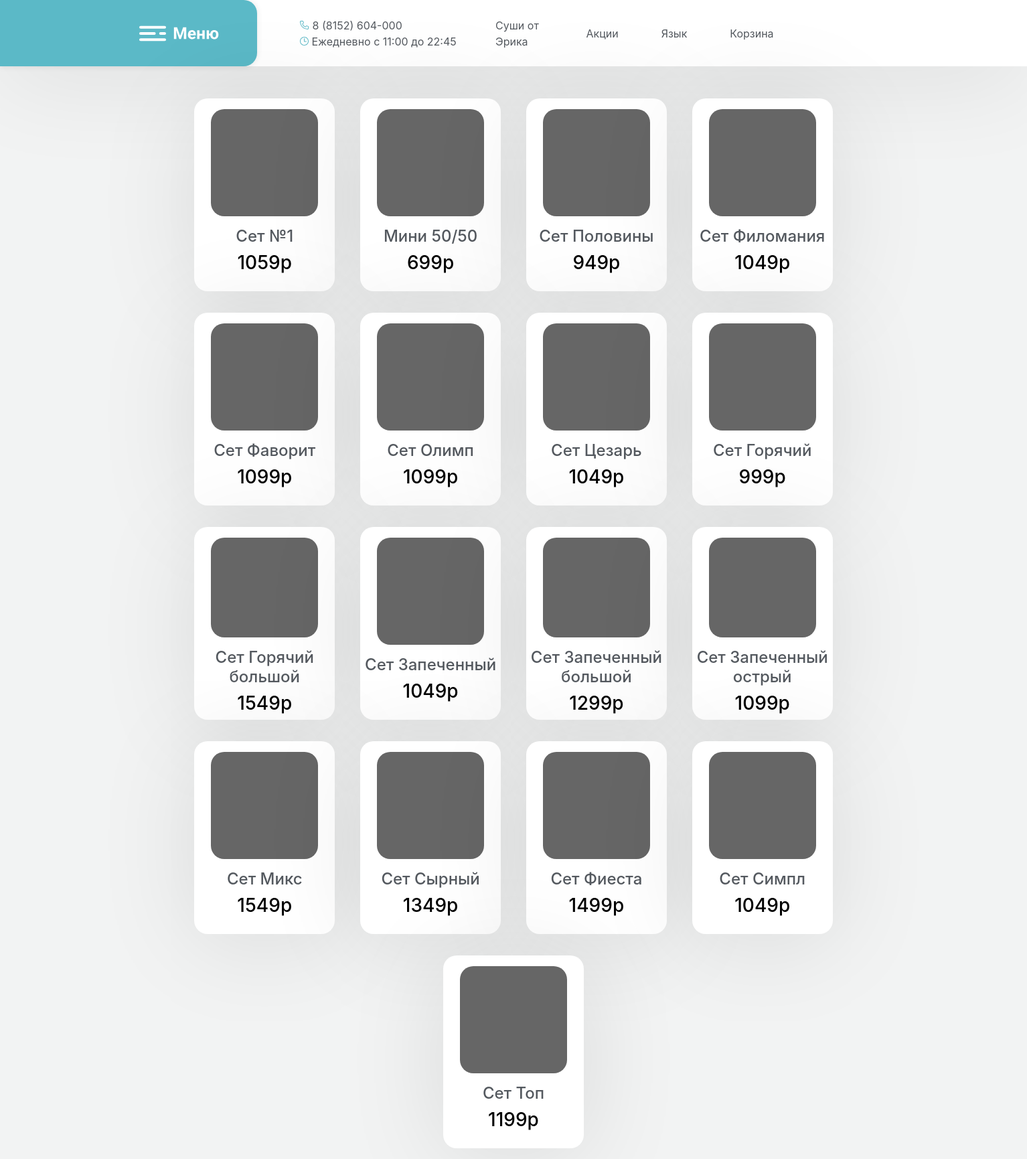
The page /category/3 on the database its author committed.
### index.py (models this page shows)
class Food(db.Model):
    id = db.Column(db.Integer, primary_key=True)
    name = db.Column(db.String, nullable=False)
    price = db.Column(db.Integer, nullable=False)

### index.py (the view)
@app.route("/category/<int:category_id>")
def show_category(category_id):
    category = db.session.query(Categories).filter_by(id=category_id).first_or_404()
    foods_ids = json.loads(category.food_list)
    food_list = db.session.query(Food).filter(Food.id.in_(foods_ids)).all()
    return render_template("category.html", food_list=food_list, category_name=category.name)

### templates/category.html (shortened to what this page needs)
{% extends 'base.html' %}
{% block body %}
<main>
<section class="row-objects">
	{% for j in range(0, food_list|length) %}
	<div class="list-object list-object-parent" onClick="document.location='/meal/{{ food_list[j].id }}'">
		<div class="list-object-category" style="background-image: url('..//static/media/s_{{ food_list[j].id }}.jpg');">
		</div>
		<div> <h4> {{ food_list[j].name }} </h4> </div>
		<div style="color: #000"> <h3> {{ food_list[j].price }}p </h3> </div>
	</div>
	{% endfor %}
</section>
</main>
{% endblock %}

### static/css/style.css (style rules this page uses)
body { background-color: #f2f3f3; color: #54595F; margin: 0; padding: 0; width: 100vw; height: 100vh; font-size: 16px !important; }
main { width: 65%; margin-left: auto; margin-right: auto; }
.row-objects { margin: 20px auto; display: flex; justify-content: space-evenly; align-items: center; flex-wrap: wrap; }
.list-object { box-shadow: 0 0px 10px rgba(0,0,0,0.1); background-color: #666; width: 210px; height: 210px; border-radius: 20px; text-align: center; margin: 1em 1em; }

### templates/category.html (style rules this page uses)
.list-object-parent { display: flex; flex-direction: column; cursor: pointer; height: 18em; background-color: #fff; box-shadow: 0 10px 150px rgba(0,0,0,0.1); align-items: center; }
.list-object-category { background-color: #666; width: 10em; height: 10em; border-radius: 20px;  margin-left: 0; margin-right: 0; margin-top: 1em; margin-bottom: 1em; background-size: cover; }

### rows shown on the page
Food: name "Сет №1", price "1059"
Food: name "Мини 50/50", price "699"
Food: name "Сет Половины", price "949"
Food: name "Сет Филомания", price "1049"
Food: name "Сет Фаворит", price "1099"
Food: name "Сет Олимп", price "1099"
Food: name "Сет Цезарь", price "1049"
Food: name "Сет Горячий", price "999"
Food: name "Сет Горячий большой", price "1549"
Food: name "Сет Запеченный", price "1049"
Food: name "Сет Запеченный большой", price "1299"
Food: name "Сет Запеченный острый", price "1099"
Food: name "Сет Микс", price "1549"
Food: name "Сет Сырный", price "1349"
Food: name "Сет Фиеста", price "1499"
Food: name "Сет Симпл", price "1049"
Food: name "Сет Топ", price "1199"
